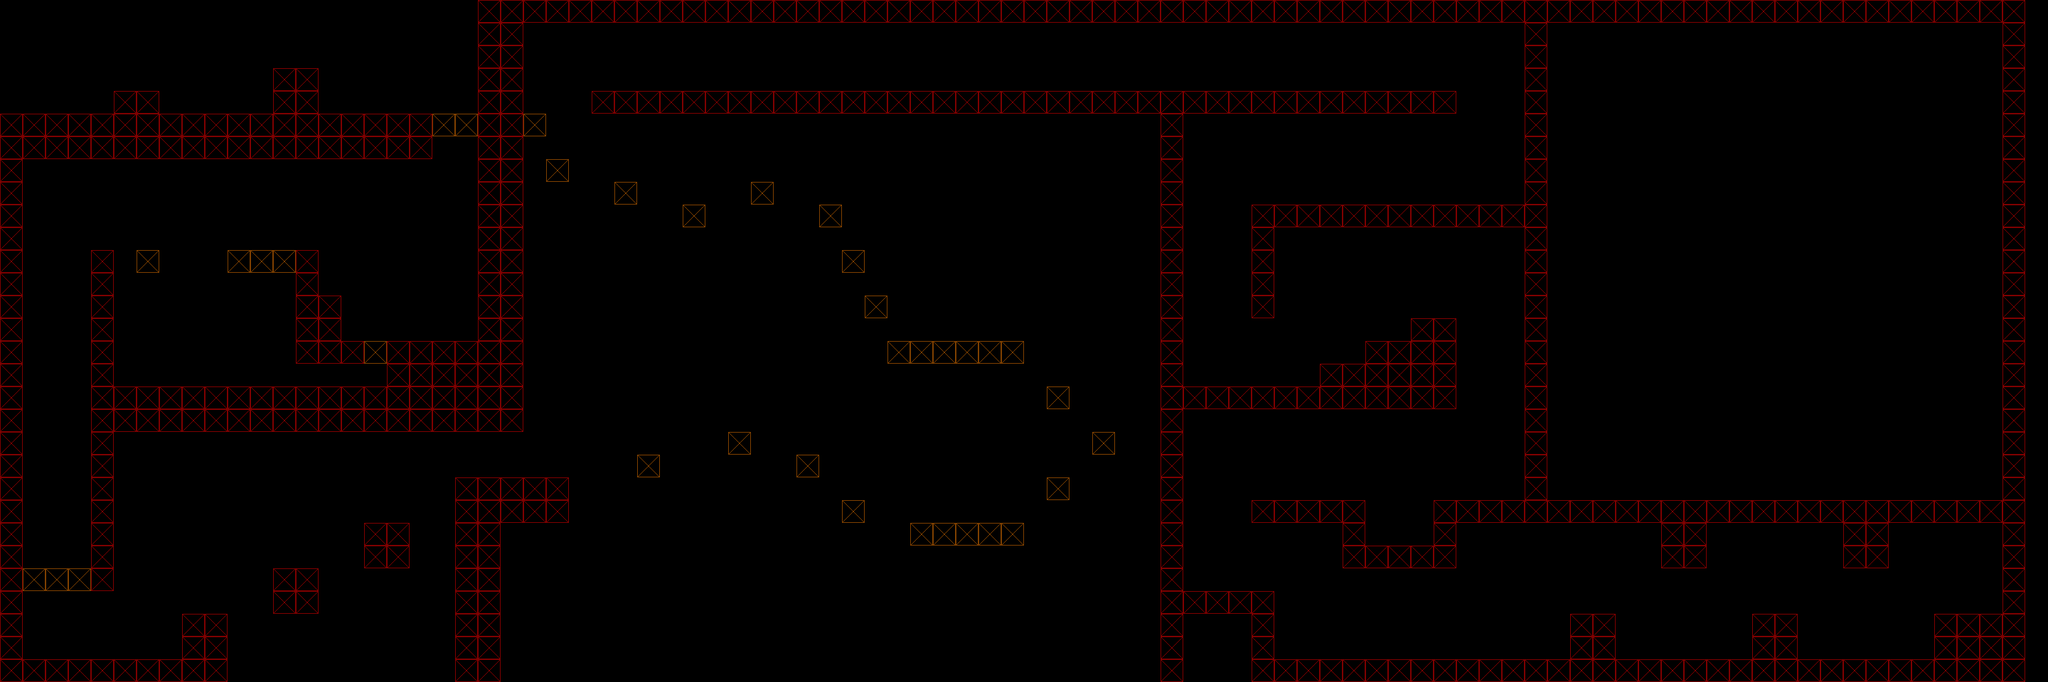

Tiled map render using the project's own tile images. Description and the map definition, with tile-layer contents summarised, below:
An orthogonal 90x30 tile map with 32x32 px tiles, 2 tile layers (Tiles, Collisions), 2 tilesets and 29 objects (Goal).

<map version="1.10" tiledversion="1.11.2" orientation="orthogonal" renderorder="right-down" width="90" height="30" tilewidth="32" tileheight="32" infinite="0" nextlayerid="4" nextobjectid="34">
 <editorsettings>
  <export target="../../src/PolyGone/Maps/TestLevel2.json" format="json" />
 </editorsettings>
 <tileset firstgid="1" source="../TiledSets/BasicTiles.tsx" />
 <tileset firstgid="17" source="../TiledSets/CollisionTiles.tsx" />
 <layer id="1" name="Tiles" width="90" height="30">
  <data>[2700 cells, 567 non-empty, 2 distinct tile ids]</data>
 </layer>
 <objectgroup id="3" name="Objects">
  <object id="1" gid="2" x="64" y="160" width="32" height="32" />
  <object id="2" gid="3" x="192" y="544" width="32" height="32" />
  <object id="3" gid="3" x="320" y="544" width="32" height="32" />
  <object id="4" gid="3" x="192" y="352" width="32" height="32" />
  <object id="6" gid="3" x="192" y="928" width="32" height="32" />
  <object id="7" gid="3" x="288" y="864" width="32" height="32" />
  <object id="8" gid="3" x="416" y="800" width="32" height="32" />
  <object id="9" gid="3" x="544" y="736" width="32" height="32" />
  <object id="13" gid="3" x="704" y="672" width="32" height="32" />
  <object id="14" gid="3" x="1344" y="736" width="32" height="32" />
  <object id="15" gid="3" x="1120" y="640" width="32" height="32" />
  <object id="16" gid="3" x="1312" y="480" width="32" height="32" />
  <object id="17" gid="3" x="1056" y="256" width="32" height="32" />
  <object id="18" gid="3" x="1184" y="128" width="32" height="32" />
  <object id="19" gid="3" x="1568" y="128" width="32" height="32" />
  <object id="20" gid="3" x="1920" y="288" width="32" height="32" />
  <object id="21" gid="3" x="1728" y="544" width="32" height="32" />
  <object id="22" gid="3" x="2016" y="448" width="32" height="32" />
  <object id="23" gid="3" x="1920" y="768" width="32" height="32" />
  <object id="24" gid="3" x="1952" y="768" width="32" height="32" />
  <object id="25" gid="3" x="1984" y="768" width="32" height="32" />
  <object id="26" gid="3" x="1920" y="736" width="32" height="32" />
  <object id="27" gid="3" x="1952" y="736" width="32" height="32" />
  <object id="28" gid="3" x="1984" y="736" width="32" height="32" />
  <object id="29" gid="3" x="1696" y="832" width="32" height="32" />
  <object id="30" gid="3" x="1984" y="928" width="32" height="32" />
  <object id="31" gid="3" x="2368" y="928" width="32" height="32" />
  <object id="32" gid="3" x="2624" y="928" width="32" height="32" />
  <object id="33" name="Goal" type="Goal" x="2752" y="864" width="32" height="32" />
 </objectgroup>
 <layer id="2" name="Collisions" width="90" height="30" opacity="0.5">
  <data>[2700 cells, 567 non-empty, 2 distinct tile ids]</data>
 </layer>
</map>
